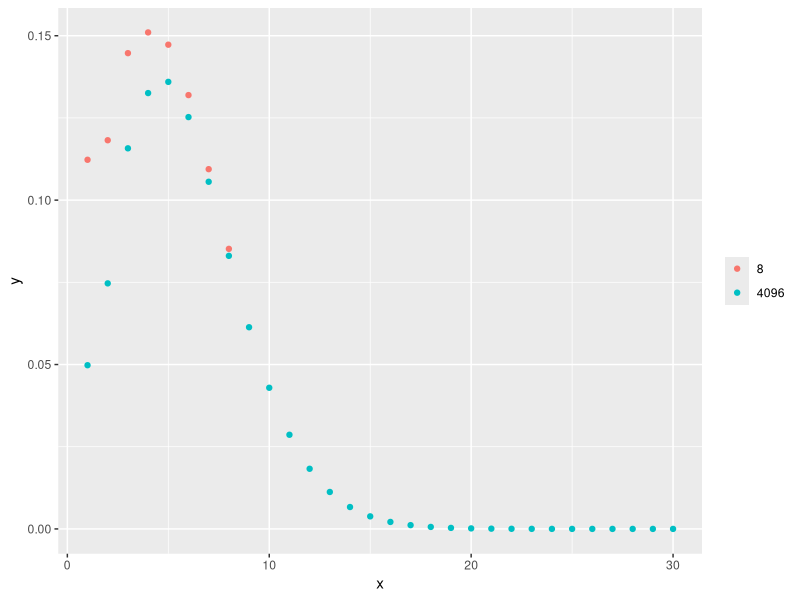
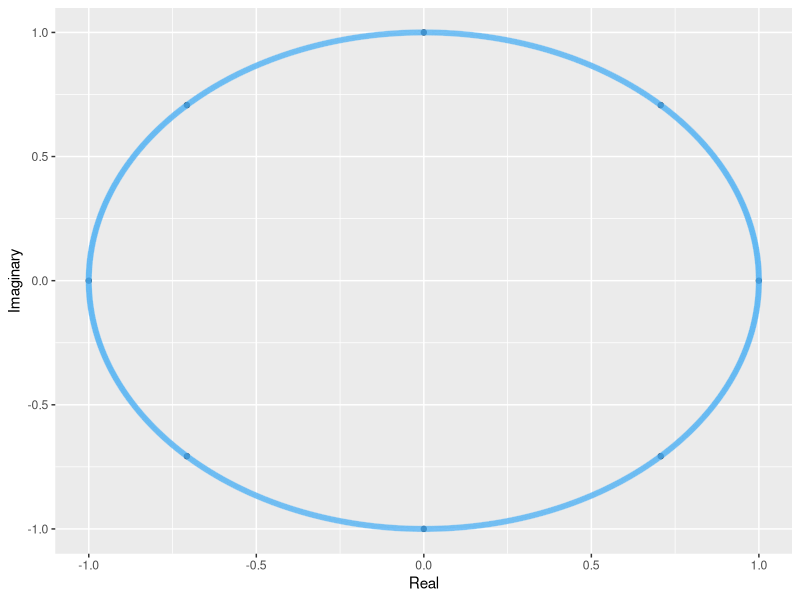

These charts were generated, in order, by the following R code:
## ---- chunk 1
library(dplyr)
library(ggplot2)
## ---- chunk 2
pascalLoop <- function(n){
  x <- numeric(n)
  n_1 <- n - 1
  x <- c(1, rep(0, n_1))
  for (i in seq.int(n_1)){
    x <- c(x[1], tail(x, n_1) + head(x, n_1))
  }
  
  x
}

pascalLoop(4)
## ---- chunk 3
pascalFFT <- function(n){
  x <- c(1, 1, rep(0, n-2)) 
  x <- fft(x)
  x <- x ^ (n-1)
  x <- fft(x, inverse = TRUE)
  x <- round(Re(x / n) )

  x
}

pascalFFT(4)
## ---- chunk 4
QuarterWeights <- c(0.25, 0.25, 0.25, 0.25, 0, 0, 0, 0)
AccidentQuarter <- c(0, 0.4, 0.4, 0.2, 0, 0, 0, 0)
AccidentQuarter <- fft(fft(AccidentQuarter) * fft(QuarterWeights), inverse = TRUE) %>% Re()
AccidentQuarter <- AccidentQuarter / 8
round(AccidentQuarter, 4)
## ---- chunk 5
PoissonPGF <- function(x, lambda){
  x <- lambda * (x - 1)
  x <- exp(x)
  x
}

FormS <- function(px, n){
  px <- c(px, rep(0, n-4))
  px <- fft(px)
  px <- PoissonPGF(px, 3)
  s <- Re(fft(px, inverse=TRUE) / n)
}

px <- c(0, 0.5, 0.4, 0.1)

aggs <- lapply(c(8, 4096), FormS, px = px)
## ---- chunk 6
df <- data.frame(Set = c(rep(8, 8), rep(4096, 4096)), x = c(1:8, 1:4096), y = unlist(aggs))
plt <- ggplot(data=filter(df, x<=30), aes(x=x, y=y, color=as.factor(Set))) + geom_point()
plt <- plt + guides(color = guide_legend(title = NULL))
plt
## ---- chunk 7
RootsOfUnity <- function(n){
  k <- seq(0, n-1)
  exponent <- complex(imaginary = 2 * pi * k / n)
  w <- exp(exponent)
  w
}

myRoots <- lapply(c(8, 4096), RootsOfUnity)

df1 <- data.frame(Real = Re(myRoots[[1]]), Imaginary = Im(myRoots[[1]]))
df1$Set <- 8

df2 <- data.frame(Real = Re(myRoots[[2]]), Imaginary = Im(myRoots[[2]]))
df2$Set <- 4096

df <- rbind(df1, df2)
df$Alpha <- 1/ df$Set

plt <- ggplot(df, aes(x = Real, y = Imaginary, color=Set, alpha = 1/Set)) + geom_point()
plt + theme(legend.position = "none")
